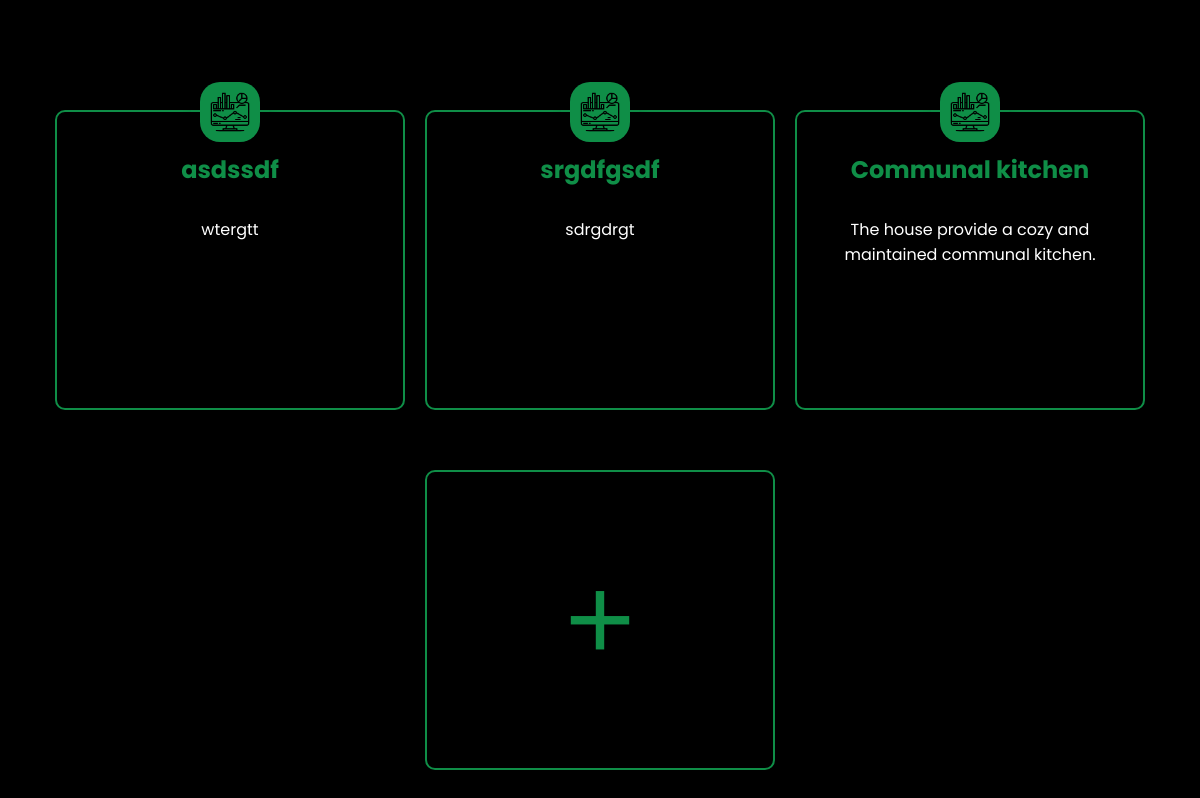
Page /ADVERTISEMENT/services.php (signed in) on the committed database.
### tables this page shows
CREATE TABLE `aminities_services` (
  `amiser_id` int(20) NOT NULL,
  `amiser_title` varchar(50) NOT NULL,
  `amiser_desc` text NOT NULL,
  `amiser_status` varchar(20) NOT NULL
);

### ADVERTISEMENT/services.php (the view, shortened to what this page needs)
<?php
include_once '../DATABASE/dbConnector.php';
$isAdmin = false;
if (isset($_SESSION['username'])) {
    $username = $_SESSION['username'];
    $query = "SELECT type FROM user_accounts WHERE username = ?";
    $stmt = $conn->prepare($query);
    $stmt->bind_param("s", $username);
    $stmt->execute();
    $stmt->bind_result($userType);
    $isAdmin = ($userType === 'admin');
}
$sql = "SELECT amiser_title, amiser_desc FROM aminities_services WHERE amiser_status = 'services'";
$result = $conn->query($sql);
$amenities = [];
if ($result->num_rows > 0) {
    while ($row = $result->fetch_assoc()) {
        $amenities[] = $row;
    }
}
?>
<!DOCTYPE html>
<html lang="en">
<head>
    <link rel="stylesheet" href="style.css">
    <link href='https://unpkg.com/boxicons@2.1.4/css/boxicons.min.css' rel='stylesheet'>
</head>
<body>
    <section id="wrapper">
        <div id="services">
            <div class="services-grid">
                <?php
                foreach ($amenities as $amenity):
                    $imagePath = "images/monitor.png";
                ?>
                    <div class="card">
                        <div class="icon-container">
                            <img src="<?php echo $imagePath; ?>" alt="Default image" class="icon">
                        </div>
                        <div class="card-content">
                            <h2><?php echo $amenity['amiser_title']; ?></h2>
                            <p><?php echo $amenity['amiser_desc']; ?></p>
                        </div>
                    </div>
                <?php endforeach; ?>
                <?php if ($isAdmin): ?>
                    <div class="add-services">
                        <a href="ADD/addServices.php"><i class='bx bx-plus icon-add'></i></a>
                    </div>
                <?php endif; ?>
            </div>
        </div>
    </section>
</body>
</html>

### ADVERTISEMENT/style.css (style rules this page uses)
html { scroll-behavior: smooth; height: 100%; margin: 0; background-color: black; }
body { height: 100%; margin: 0; font-family: "Poppins", sans-serif; font-optical-sizing: auto; overflow: hidden; color: white; }
* { margin: 0; padding: 0; box-sizing: border-box; }
#wrapper { width: 100vw; max-width: 1920px; min-width: 370px; margin: auto; height: 100vh; background-color: black; overflow: auto; }
#services { padding: 20px; display: flex; flex-wrap: wrap; margin-top: 50px; align-items: center; justify-content: center; width: 100%; max-height: calc(100vh - 80px); overflow-y: auto; }
.services-grid { display: flex; flex-wrap: wrap; justify-content: center; gap: 20px; align-items: start; max-width: 1500px; margin: 0 auto; }
.card { position: relative; width: 350px; height: 300px; padding: 20px; border: solid 2px #0f8e47; border-radius: 10px; text-align: center; margin-top: 40px; }
.icon-container { position: absolute; top: -40px; left: 50%; transform: translateX(-50%); border-radius: 50%; padding: 10px; box-shadow: 0 4px 8px rgba(0, 0, 0, 0.1); }
.icon { width: 60px; padding: 10px; border-radius: 20px; background-color: #0f8e47; }
.card-content h2 { margin: 20px 0 30px; color: #0f8e47; }
.card-content p { margin: 5px 0; color: white; }
.add, .add-services, .add-aminities { display: flex; align-items: center; justify-content: center; border: solid 2px #0f8e47; padding: 20px; border-radius: 20px; box-sizing: border-box; align-self: stretch; transition: all 0.3s ease; }
.add-services { width: 350px; height: 300px; margin-top: 40px; border-radius: 10px; }
.add i, .add-services i, .add-aminities i { font-size: 100px; color: #0f8e47; text-align: center; transition: color 0.3s ease; }
.icon-add { display: flex; align-items: center; justify-content: center; }

### rows in the picture
aminities_services: amiser_title "asdssdf", amiser_desc "wtergtt"
aminities_services: amiser_title "srgdfgsdf", amiser_desc "sdrgdrgt"
aminities_services: amiser_title "Communal kitchen", amiser_desc "The house provide a cozy and maintained communal kitchen."
